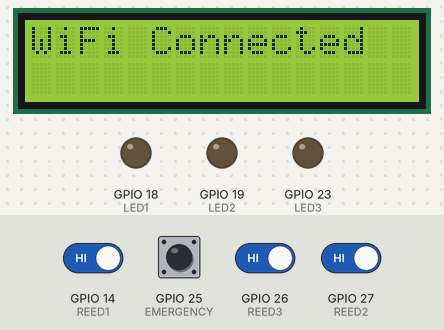
Bench run of a sketch on a simulated ESP32. Parts: 16×2 character LCD, output pins drawn as LEDs (lit = HIGH). Inputs (shaded band) come from the test bench; at power-on: GPIO 14 (REED1), GPIO 25 (EMERGENCY), GPIO 26 (REED3), GPIO 27 (REED2) HIGH. WiFi joins after 1.5 s; servers stay silent unless stated; uploads are accepted with an empty reply; the local clock reads 2024-03-15 10:24:30 at power-on unless the sketch sets it.

Above: at 4.7 s.
4.8 s: GPIO 14 (REED1) driven LOW
At 6.2 s:
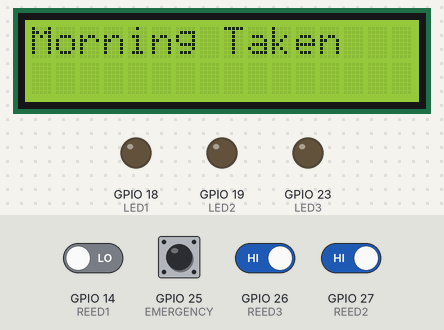
6.5 s: GPIO 26 (REED3) driven LOW
At 8.3 s:
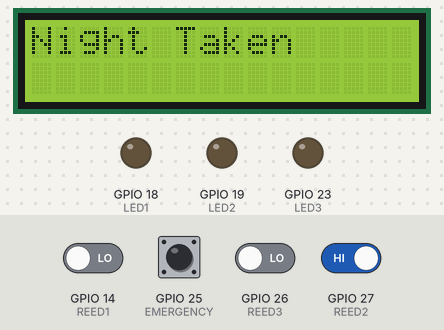
9.5 s: GPIO 27 (REED2) driven LOW
At 11.2 s:
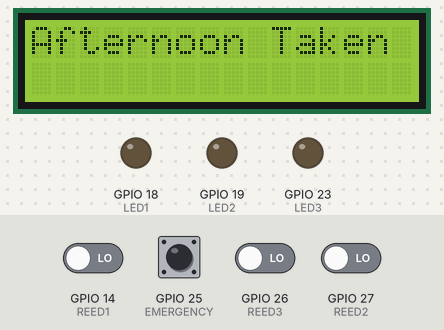
12.5 s: GPIO 25 (EMERGENCY) pulled LOW for 0.25 s
At 13.0 s:
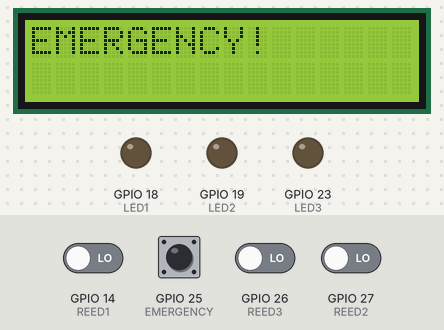
15.7 s: GPIO 26 (REED3) driven HIGH
17.6 s: GPIO 14 (REED1) driven HIGH
Timing chart, 0 to 20.1 s (numbered marks = the images above; inputs shaded):
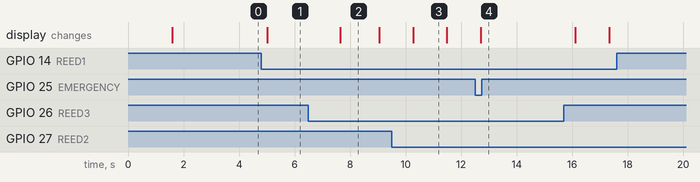

The sketch:

carepill.ino
```cpp
#include <WiFi.h>
#include <HTTPClient.h>
#include <Wire.h>
#include <RTClib.h>
#include <LiquidCrystal_I2C.h>

RTC_DS3231 rtc;
LiquidCrystal_I2C lcd(0x27,16,2);

const char* ssid = "YOUR_WIFI";
const char* password = "YOUR_PASSWORD";

String serverUrl =
"http://YOUR_PC_IP:3000";

#define REED1 14
#define REED2 27
#define REED3 26
#define LED1 18
#define LED2 19
#define LED3 23

#define BUZZER 13
#define EMERGENCY 25

int stock1 = 30;
int stock2 = 30;
int stock3 = 30;

bool morningTaken = false;
bool afternoonTaken = false;
bool nightTaken = false;

void sendStatus(String msg)
{
  if(WiFi.status()==WL_CONNECTED)
  {
    HTTPClient http;

    http.begin(serverUrl + "/medicine");

    http.addHeader(
    "Content-Type",
    "application/json");

    String body =
    "{\"status\":\""+msg+"\"}";

    http.POST(body);

    http.end();
  }
}

void setup()
{
  Serial.begin(115200);

  pinMode(REED1,INPUT_PULLUP);
  pinMode(REED2,INPUT_PULLUP);
  pinMode(REED3,INPUT_PULLUP);

  pinMode(LED1,OUTPUT);
  pinMode(LED2,OUTPUT);
  pinMode(LED3,OUTPUT);

  pinMode(BUZZER,OUTPUT);

  pinMode(EMERGENCY,INPUT_PULLUP);

  Wire.begin();

  rtc.begin();

  lcd.init();
  lcd.backlight();

  lcd.setCursor(0,0);
  lcd.print("CarePill");

  WiFi.begin(ssid,password);

  while(WiFi.status()!=WL_CONNECTED)
  {
    delay(500);
  }

  lcd.clear();
  lcd.print("WiFi Connected");
  delay(2000);
}

void loop()
{
  DateTime now = rtc.now();

  int hr = now.hour();
  int mn = now.minute();

  // MORNING MEDICINE
  if(hr==8 && mn==0 && !morningTaken)
  {
    digitalWrite(LED1,HIGH);

    tone(BUZZER,1000);

    lcd.clear();
    lcd.print("Morning Dose");
    lcd.setCursor(0,1);
    lcd.print("Open Box 1");

    sendStatus("Morning Reminder");
  }

  // AFTERNOON MEDICINE
  if(hr==14 && mn==0 && !afternoonTaken)
  {
    digitalWrite(LED2,HIGH);

    tone(BUZZER,1000);

    lcd.clear();
    lcd.print("Afternoon Dose");

    sendStatus("Afternoon Reminder");
  }

  // NIGHT MEDICINE
  if(hr==20 && mn==0 && !nightTaken)
  {
    digitalWrite(LED3,HIGH);

    tone(BUZZER,1000);

    lcd.clear();
    lcd.print("Night Dose");

    sendStatus("Night Reminder");
  }

  // CHAMBER 1 OPENED
  if(digitalRead(REED1)==LOW)
  {
    morningTaken = true;

    noTone(BUZZER);

    digitalWrite(LED1,LOW);

    stock1--;

    lcd.clear();
    lcd.print("Morning Taken");

    sendStatus("Morning Taken");

    delay(1000);
  }

  // CHAMBER 2 OPENED
  if(digitalRead(REED2)==LOW)
  {
    afternoonTaken = true;

    noTone(BUZZER);

    digitalWrite(LED2,LOW);

    stock2--;

    lcd.clear();
    lcd.print("Afternoon Taken");

    sendStatus("Afternoon Taken");

    delay(1000);
  }

  // CHAMBER 3 OPENED
  if(digitalRead(REED3)==LOW)
  {
    nightTaken = true;

    noTone(BUZZER);

    digitalWrite(LED3,LOW);

    stock3--;

    lcd.clear();
    lcd.print("Night Taken");

    sendStatus("Night Taken");

    delay(1000);
  }

  // LOW STOCK ALERT
  if(stock1 <= 5)
  {
    sendStatus("Morning Medicine Low");
  }

  if(stock2 <= 5)
  {
    sendStatus("Afternoon Medicine Low");
  }

  if(stock3 <= 5)
  {
    sendStatus("Night Medicine Low");
  }

  // EMERGENCY BUTTON
  if(digitalRead(EMERGENCY)==LOW)
  {
    lcd.clear();

    lcd.print("EMERGENCY!");

    sendStatus("Emergency Alert");

    delay(3000);
  }

  delay(200);
}
```

Measured:
- after the input at 4.8 s, the display: changes after 0.21 s (image 1)
- after the input at 6.5 s, the display: changes after 1.1 s (image 2)
- after the input at 9.5 s, the display: changes after 0.77 s (image 3)
- after the input at 12.5 s, the display: changes after 0.20 s (image 4)
- after the input at 17.6 s, every drawn part: stays the same
- what the display in image 2 shows lasts 1.5 s, from 7.6 s to 9.1 s
- what the display in image 3 shows lasts 1.2 s, from 10.3 s to 11.5 s
